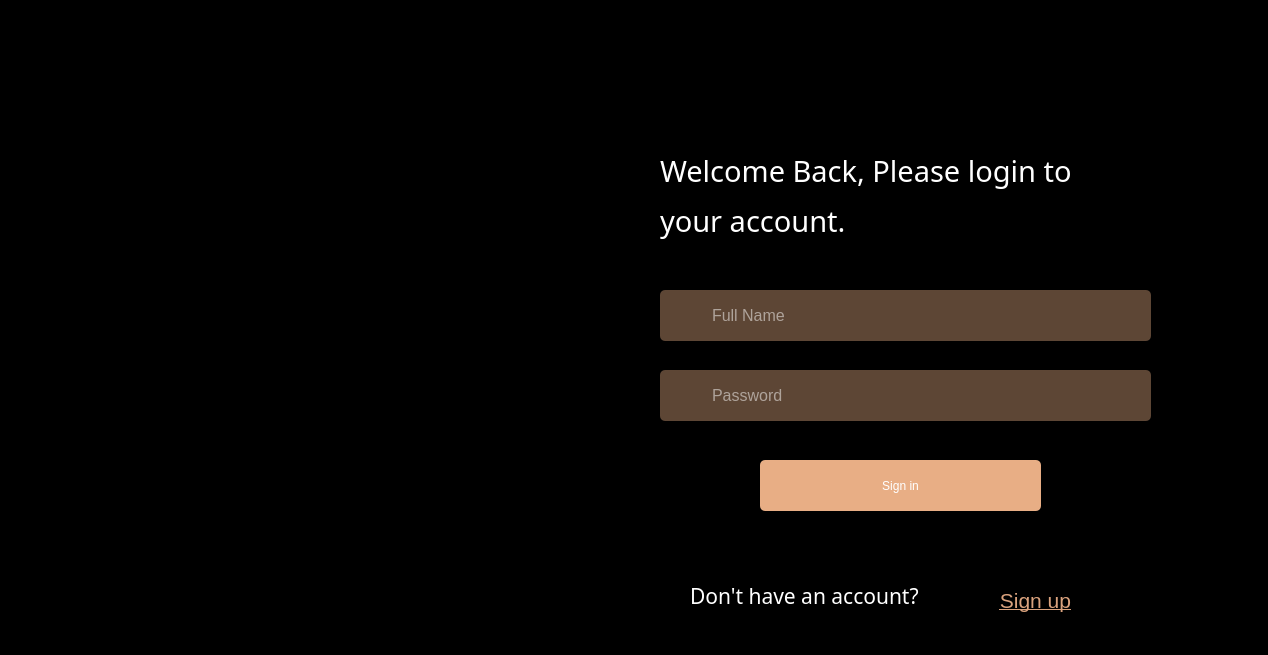
<?xml version="1.0" encoding="UTF-8"?>
<ui version="4.0">
 <class>Form</class>
 <widget class="QWidget" name="Form">
  <property name="geometry">
   <rect>
    <x>0</x>
    <y>0</y>
    <width>1268</width>
    <height>655</height>
   </rect>
  </property>
  <property name="windowTitle">
   <string>Form</string>
  </property>
  <property name="styleSheet">
   <string notr="true">background-color: rgb(0, 0, 0);</string>
  </property>
  <widget class="QLabel" name="label">
   <property name="geometry">
    <rect>
     <x>0</x>
     <y>-10</y>
     <width>581</width>
     <height>671</height>
    </rect>
   </property>
   <property name="text">
    <string/>
   </property>
   <property name="pixmap">
    <pixmap>image/img4.jpg</pixmap>
   </property>
   <property name="scaledContents">
    <bool>true</bool>
   </property>
  </widget>
  <widget class="QLabel" name="label_7">
   <property name="geometry">
    <rect>
     <x>820</x>
     <y>0</y>
     <width>151</width>
     <height>131</height>
    </rect>
   </property>
   <property name="text">
    <string/>
   </property>
   <property name="pixmap">
    <pixmap>image/٢٠٢٥٠١٣١_١٦٢٦٥٤-removebg-preview.png</pixmap>
   </property>
   <property name="scaledContents">
    <bool>true</bool>
   </property>
  </widget>
  <widget class="QLabel" name="label_4">
   <property name="geometry">
    <rect>
     <x>660</x>
     <y>140</y>
     <width>501</width>
     <height>61</height>
    </rect>
   </property>
   <property name="font">
    <font>
     <family>Tajawal ExtraBold</family>
     <pointsize>22</pointsize>
     <weight>10</weight>
     <italic>false</italic>
     <bold>false</bold>
    </font>
   </property>
   <property name="styleSheet">
    <string notr="true">color: rgb(255, 255, 255);
font: 81 22pt &quot;Tajawal ExtraBold&quot;;</string>
   </property>
   <property name="text">
    <string>Welcome Back, Please login to </string>
   </property>
  </widget>
  <widget class="QLabel" name="label_5">
   <property name="geometry">
    <rect>
     <x>660</x>
     <y>190</y>
     <width>231</width>
     <height>61</height>
    </rect>
   </property>
   <property name="font">
    <font>
     <family>Tajawal ExtraBold</family>
     <pointsize>22</pointsize>
     <weight>10</weight>
     <italic>false</italic>
     <bold>false</bold>
    </font>
   </property>
   <property name="styleSheet">
    <string notr="true">color: rgb(255, 255, 255);
font: 81 22pt &quot;Tajawal ExtraBold&quot;;</string>
   </property>
   <property name="text">
    <string>your account.</string>
   </property>
  </widget>
  <widget class="QLineEdit" name="input_username">
   <property name="geometry">
    <rect>
     <x>660</x>
     <y>280</y>
     <width>491</width>
     <height>71</height>
    </rect>
   </property>
   <property name="font">
    <font>
     <pointsize>-1</pointsize>
    </font>
   </property>
   <property name="styleSheet">
    <string notr="true">QLineEdit{   
  			width: 100%;
            padding: 10px 10px 10px 50px;
			margin: 10px 0;
            border: none;
            border-radius: 5px;
            outline: none;
            font-size: 16px;
			color: rgb(255, 255, 255);
			background-color: rgba(232, 174, 133,0.4);
}
QLineEdit:focus {
                border: 2px solid rgb(232, 174, 133);
            }


</string>
   </property>
   <property name="placeholderText">
    <string>Full Name</string>
   </property>
  </widget>
  <widget class="QLineEdit" name="input_password">
   <property name="geometry">
    <rect>
     <x>660</x>
     <y>360</y>
     <width>491</width>
     <height>71</height>
    </rect>
   </property>
   <property name="font">
    <font>
     <pointsize>-1</pointsize>
    </font>
   </property>
   <property name="styleSheet">
    <string notr="true">QLineEdit{   
  			width: 100%;
            padding: 10px 10px 10px 50px;
			margin: 10px 0;
            border: none;
            border-radius: 5px;
            outline: none;
            font-size: 16px;
			color: rgb(255, 255, 255);
			background-color: rgba(232, 174, 133,0.4);
			
}
QLineEdit:focus {
                border: 2px solid rgb(232, 174, 133);
            }


</string>
   </property>
   <property name="echoMode">
    <enum>QLineEdit::Password</enum>
   </property>
   <property name="placeholderText">
    <string>Password</string>
   </property>
  </widget>
  <widget class="QPushButton" name="Login_Button">
   <property name="geometry">
    <rect>
     <x>760</x>
     <y>460</y>
     <width>281</width>
     <height>51</height>
    </rect>
   </property>
   <property name="cursor">
    <cursorShape>PointingHandCursor</cursorShape>
   </property>
   <property name="styleSheet">
    <string notr="true">


QPushButton {
               width: 100%;
            padding: 10px;
            border: none;
			color: rgb(255, 255, 255);
			background-color: rgb(232, 174, 133);
            border-radius: 5px;
			font: 81 16pt &quot;Tajawal ExtraBold&quot;;
            }
QPushButton:hover {
background-color: rgb(190, 141, 109);

            }
</string>
   </property>
   <property name="text">
    <string>Sign in</string>
   </property>
  </widget>
  <widget class="QLabel" name="label_6">
   <property name="geometry">
    <rect>
     <x>690</x>
     <y>580</y>
     <width>291</width>
     <height>31</height>
    </rect>
   </property>
   <property name="font">
    <font>
     <family>Open Sans Extra</family>
     <pointsize>16</pointsize>
     <weight>10</weight>
     <italic>false</italic>
     <bold>false</bold>
    </font>
   </property>
   <property name="styleSheet">
    <string notr="true">color: rgb(255, 255, 255);
font: 81 16pt &quot;Open Sans Extra&quot;;</string>
   </property>
   <property name="text">
    <string>Don't have an account? </string>
   </property>
  </widget>
  <widget class="QPushButton" name="Sign_up_Button">
   <property name="geometry">
    <rect>
     <x>970</x>
     <y>580</y>
     <width>131</width>
     <height>41</height>
    </rect>
   </property>
   <property name="font">
    <font>
     <family>MS Shell Dlg 2</family>
     <pointsize>16</pointsize>
     <weight>9</weight>
     <italic>false</italic>
     <bold>false</bold>
     <underline>true</underline>
    </font>
   </property>
   <property name="cursor">
    <cursorShape>PointingHandCursor</cursorShape>
   </property>
   <property name="styleSheet">
    <string notr="true">background-color:none;
color: rgb(218, 162, 125);
border: none;
font: 75 16pt &quot;MS Shell Dlg 2&quot;;
text-decoration: underline;
</string>
   </property>
   <property name="text">
    <string>Sign up</string>
   </property>
  </widget>
  <widget class="QPushButton" name="ExitButton">
   <property name="geometry">
    <rect>
     <x>1230</x>
     <y>10</y>
     <width>31</width>
     <height>31</height>
    </rect>
   </property>
   <property name="cursor">
    <cursorShape>PointingHandCursor</cursorShape>
   </property>
   <property name="styleSheet">
    <string notr="true">QPushButton{
            width: 30px;
			height:30px;
            border: none;
			background-color: transparent; 
           border-radius: 15px;
}
QPushButton:hover {
background-color: rgba(232, 174, 133,0.8);
}
</string>
   </property>
   <property name="text">
    <string/>
   </property>
   <property name="icon">
    <iconset>
     <normaloff>image/no.png</normaloff>image/no.png</iconset>
   </property>
   <property name="iconSize">
    <size>
     <width>30</width>
     <height>30</height>
    </size>
   </property>
  </widget>
  <widget class="QPushButton" name="output_button">
   <property name="geometry">
    <rect>
     <x>10</x>
     <y>10</y>
     <width>31</width>
     <height>31</height>
    </rect>
   </property>
   <property name="cursor">
    <cursorShape>PointingHandCursor</cursorShape>
   </property>
   <property name="styleSheet">
    <string notr="true">
QPushButton {
            width: 30px;
			height:30px;
            border: none;
           border-radius: 15px;
	background-color: none;
  }
QPushButton:hover {
background-color: rgba(232, 174, 133,0.8);
}
</string>
   </property>
   <property name="text">
    <string/>
   </property>
   <property name="icon">
    <iconset>
     <normaloff>image/back_img.png</normaloff>image/back_img.png</iconset>
   </property>
  </widget>
  <widget class="QLabel" name="label_10">
   <property name="geometry">
    <rect>
     <x>670</x>
     <y>300</y>
     <width>31</width>
     <height>31</height>
    </rect>
   </property>
   <property name="styleSheet">
    <string notr="true">background-color: none;</string>
   </property>
   <property name="text">
    <string/>
   </property>
   <property name="pixmap">
    <pixmap>../image/user (3).png</pixmap>
   </property>
   <property name="scaledContents">
    <bool>true</bool>
   </property>
  </widget>
  <widget class="QLabel" name="label_11">
   <property name="geometry">
    <rect>
     <x>670</x>
     <y>380</y>
     <width>31</width>
     <height>31</height>
    </rect>
   </property>
   <property name="styleSheet">
    <string notr="true">background-color: none;</string>
   </property>
   <property name="text">
    <string/>
   </property>
   <property name="pixmap">
    <pixmap>../image/padlock (1).png</pixmap>
   </property>
   <property name="scaledContents">
    <bool>true</bool>
   </property>
  </widget>
 </widget>
 <resources/>
 <connections/>
</ui>
